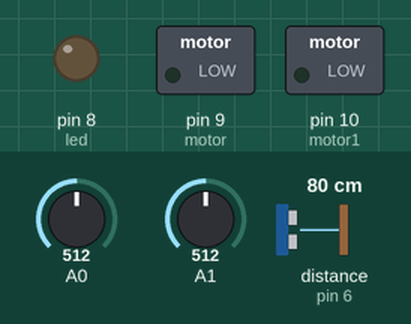
Recording of a sketch running on a simulated Arduino Uno, built with avr-gcc and run on an emulated ATmega328P. Parts: switched loads named in the sketch (green lamp = pin HIGH), output pins drawn as LEDs (lit = HIGH). Wiring (inferred from the names in the program): ultrasonic range finder: trigger pin 7; echo pin 6. The inputs (shaded band) are chosen by the test bench; at power-on: A0 = 512, A1 = 512, distance to the obstacle (sensor on pin 6) 80 cm. The echo pulse lasts 58.3 µs per cm; pins used as bus, display or sensor lines are not drawn; what the sketch prints to the serial monitor is not drawn.

Above: at 0.1 s.
At 4.5 s:
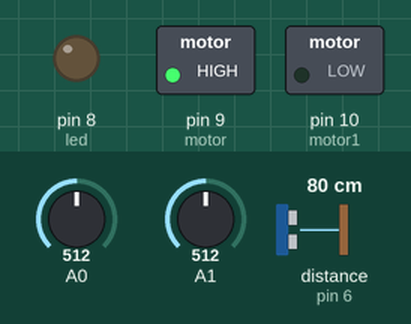
At 8.0 s:
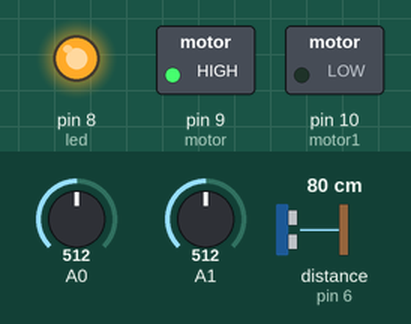
Timing chart, 0 to 9.5 s (numbered marks = the images above):
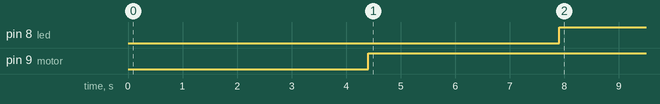

Measured:
- by itself, pin 8 (led): LOW → HIGH at 7.9 s
- by itself, pin 9 (motor): LOW → HIGH at 4.4 s

The sketch:

sastc_13_6_4_47.ino
```cpp
 char inchar; //Will hold the incoming character from the Serial Port.
 int led = 8;
 int motor =9;
 int motor1=10;

int triggerPin=7;
int echoPin =6;
long duration,level;

//const int analogInPin = A0;
//int sensorValue = 0;
//int sensorPin = A1;    // select the input pin for the potentiometer
//int sensorValue1 = 0;  // variable to store the value coming from the sensor

void setup()
{
  // prepare the digital output pins

 pinMode(led, OUTPUT);
 pinMode(motor, OUTPUT);
  pinMode(motor1, OUTPUT);
 digitalWrite(led, LOW);
 digitalWrite(motor, LOW);
  digitalWrite(motor1, LOW);

  pinMode(echoPin,INPUT);
  pinMode(triggerPin,OUTPUT);

  Serial.begin(9600);
  //Serial.print("pin state low\n");
  delay(3000); // give time for GSM module to register on network.

  Serial.println("AT+CMGF=1"); // set SMS mode to text
  delay(200);
  Serial.println("AT+CNMI=2,2,0,0,0");
  // blurt out contents of new SMS upon receipt to the GSM shield's serial out
  // set module to send SMS data to serial out upon receipt
  delay(200);
}
void loop()
{


  long x =getSonar4pin();

   moisture();
   smoke();

}

void moisture ()
{
         int sensorValue1 = analogRead(A1);
         // print out the value you read:
         Serial.print("moisture Value:");
         Serial.println(sensorValue1);
         delay(1000);

   /*  if (sensorValue1<250)

         {
           digitalWrite(motor1, HIGH);
             delay(1000);
          Serial.println("AT+CMGS=\"+8801765570226\"");//Change the receiver phone number
          // Serial.println("ATD=\"+8801799402497\"");
          delay(500);
          Serial.println("water the plant, .....  ");    //the message you want to send
          delay(500);
          Serial.write(26);
          delay(500);

         } */
    if (sensorValue1>600)
          {
          digitalWrite(motor1, LOW);
          delay(1000);
          Serial.println("AT+CMGS=\"+8801763235521\"");//Change the receiver phone number
          // Serial.println("ATD=\"+8801763235521\"");
          delay(500);
          Serial.println("highly moisture: water full");    //the message you want to send
          delay(500);
          Serial.write(26);
          delay(500);
          }


}

  void smoke()
  {
   int sensorValue = analogRead(A0);
   //sensorValue = analogRead(analogInPin);
   Serial.print("smoke Value:");
   Serial.println(sensorValue);
   Serial.print("\n");
   delay(1000);
   if(sensorValue>400 && sensorValue<600)
   {

          digitalWrite(led, HIGH);
          delay(1000);
          Serial.println("AT+CMGF=1");
          delay(500);
          Serial.println("AT+CMGS=\"+8801763235521\"");//Change the receiver phone number
           //Serial.println("ATD=\"+8801763235521\"");
          delay(500);
          Serial.println("Fire breakout at location: Longitude: 89.501254 and lattitude: 22.898328. water source: 50m north and 100m west");
            //the message you want to send
          delay(500);
          Serial.write(26);
          delay(10000);
          Serial.println("AT+CMGF=1");
          delay(500);
          Serial.println("AT+CMGS=\"+8801763235521\"");//Change the receiver phone number
           //Serial.println("ATD=\"+8801763235521\"");
          delay(500);
          Serial.println("Hello sir, fire breakout in your home,I have already informed fire brigade");   //the message you want to send
          delay(500);
          Serial.write(26);
          delay(10000);
          Serial.println("ATD+8801763235521;");
          delay(10000);
          //tmrpcm.play("music.wav");
         delay(44000);
         Serial.println("ATD+8801763235521;;");
          delay(10000);
          // tmrpcm.play("music.wav");
          delay(1000);

        }

        if(sensorValue>700)
        {
          digitalWrite(led, HIGH);
          delay(1000);
          Serial.println("AT+CMGF=1");
          delay(500);
          Serial.println("AT+CMGS=\"+8801763235521\"");//Change the receiver phone number
           //Serial.println("ATD=\"+8801799402497\"");
          delay(500);
          Serial.println("gas leakage in your home");
            //the message you want to send
          delay(500);
          Serial.write(26);

        }


  }


int getSonar4pin()
{
    digitalWrite(triggerPin,LOW);
    delayMicroseconds(2);

    digitalWrite(triggerPin,HIGH);
    delayMicroseconds(2);

    digitalWrite(triggerPin,LOW);
    duration=pulseIn(echoPin,HIGH);
    level=duration/58.2;
   //Serial.print("sonar value");
    Serial.print("sonar value:");
    Serial.println(level);
    delay(1000);

  if(level<5)
   {
          digitalWrite(motor, LOW);
          Serial.println("AT+CMGS=\"+8801763235521\"");//Change the receiver phone number
          // Serial.println("ATD=\"+8801763235521\"");
          delay(500);
          Serial.println("Tank is full, should to OFF the motor and i already OFF the motor");    //the message you want to send
          delay(500);
          Serial.write(26);
          delay(500);
   }

  if(level>18)
   {
          digitalWrite(motor, HIGH);
          Serial.println("AT+CMGS=\"+8801763235521\"");//Change the receiver phone number
         //  Serial.println("ATD=\"+8801763235521\"");
          delay(500);
          Serial.println("Tank is empty, should to ON the motor and i already ON the motor");    //the message you want to send
          delay(500);
          Serial.write(26);
          delay(500);
   }
}
```
